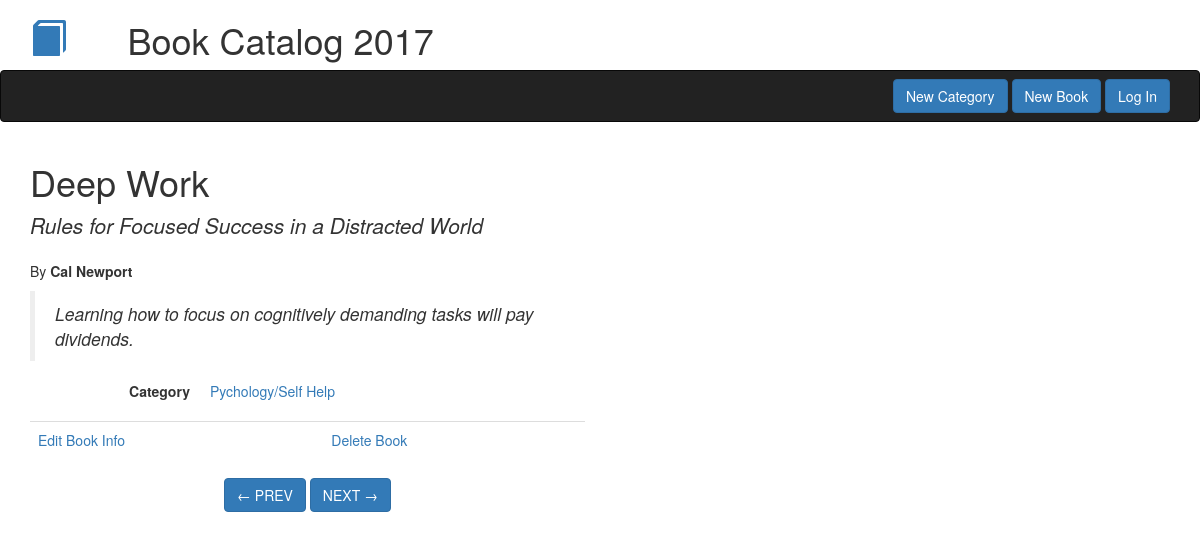
/books/7, run on the app's committed database.
### db_setup.py (models this page shows, shortened)
class Book(Base):
    __tablename__ = 'book'
    title = Column(String(80), nullable = False)
    id = Column(Integer, primary_key = True)
    subtitle = Column(String(250))
    author = Column(String(250), nullable = False)
    author2 = Column(String(250))
    description = Column(String(250))
    category_id = Column(Integer, ForeignKey('category.id'))
    category = relationship(Category)

class Category(Base):
    __tablename__ = 'category'
    name = Column(String(80), nullable = False)
    id = Column(Integer, primary_key = True)

### catalog.py (the view)
@app.route('/books/<int:book_id>')
def singleBook(book_id):
    book = session.query(Book).filter_by(id = book_id).one()
    categories = session.query(Category)
    titles = session.query(Book.id).order_by(Book.title).all()
    id_list = [x[0] for x in titles]
    return render_template('single_book.html',
                            book = book,
                            categories = categories,
                            id_list = id_list)

### templates/single_book.html (shortened to what this page needs)
{% extends 'bootstrap/base.html' %}
{% block navbar %}{% include 'header_nav.html' %}{% endblock %}
{% block content %}
<div class='container'>
    <div class='row'>
        <div class='col-md-6'>
            <h1>{{ book.title }}</h1>
            <p class='lead'><em>{{ book.subtitle if book.subtitle is not none }}</em></p>
            <p>By <strong>{{ book.author }}</strong></p>
            <blockquote><p><em>{{ book.description }}</em></p></blockquote>
            <dl class="dl-horizontal">
            {% for category in categories %}
                {%  if category.id == book.category_id %}
                    <dt>Category</dt><dd><a href="{{ url_for('listBooksByCategory', category_id = category.id) }}">{{ category.name }}</a></dd>
                {% endif %}
            {% endfor %}
            </dl>
            <table class='table'>
                <td><a href="{{ url_for('editBook', book_id = book.id) }}">Edit Book Info</a></td><td><a href="{{ url_for('deleteBook', book_id = book.id) }}">Delete Book</a></td></tr>
            </table>
            {% set new_book_id = [] %}
            {% set new_book_id = new_book_id[0] %}
            {% set prev_book_id = [] %}
            {% set prev_book_id = prev_book_id[0] %}
            <div class="pager">
                <a class="previous btn btn-primary" href="{{ url_for('singleBook', book_id = prev_book_id )}}">&larr; PREV</a>
                <a class="next btn btn-primary" href="{{ url_for('singleBook', book_id = new_book_id )}}">NEXT &rarr;</a>
            </div>
        </div>
    </div>
</div>
{% endblock %}

### data on the page
Book: title "Deep Work", subtitle "Rules for Focused Success in a Distracted World", author "Cal Newport", description "Learning how to focus on cognitively demanding tasks will pay dividends."
Category: name "Pychology/Self Help"
